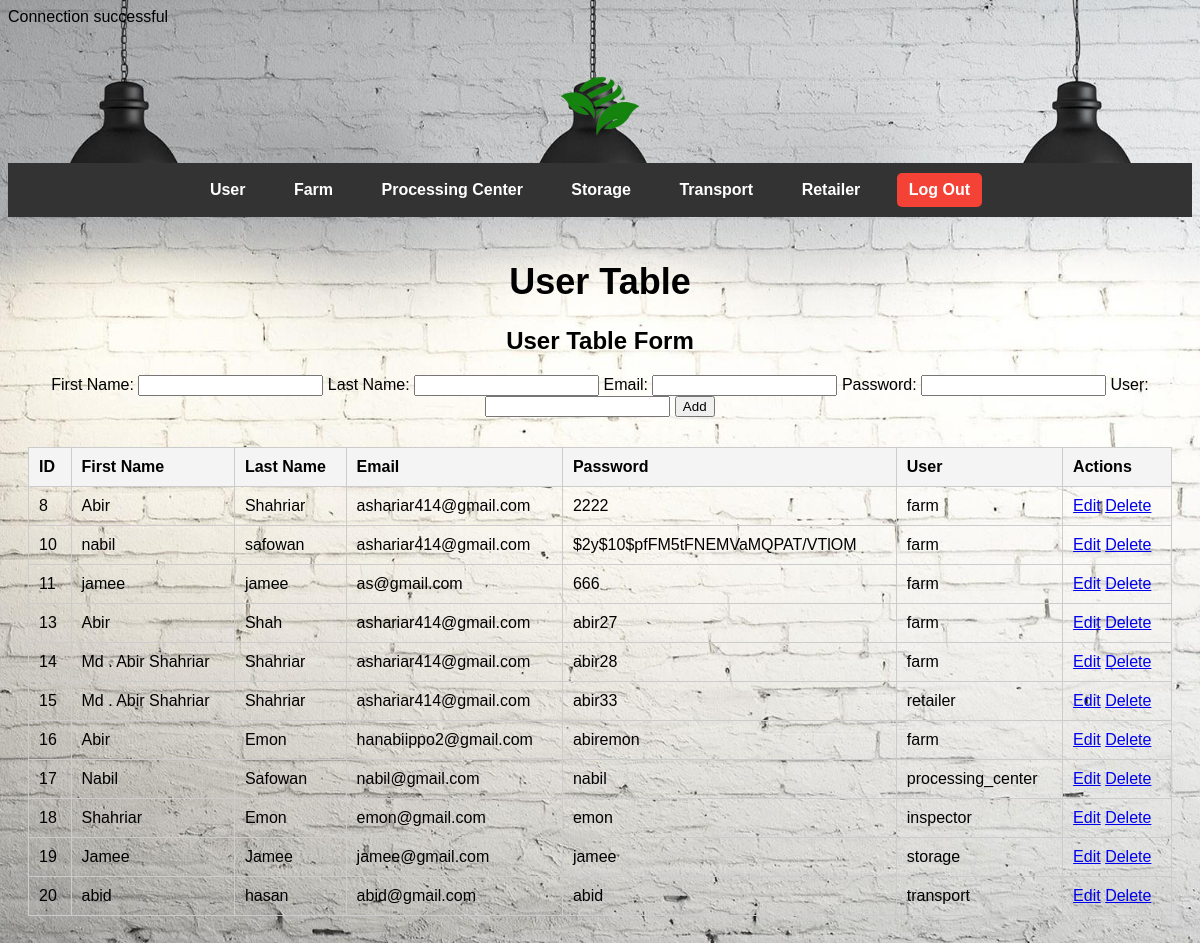
The page /admin_user.php on the database its author committed.
### tables this page shows
CREATE TABLE `tblsignup` (
  `ID` int(7) NOT NULL,
  `First Name` varchar(30) NOT NULL,
  `Last Name` varchar(30) NOT NULL,
  `Email` varchar(30) NOT NULL,
  `Password` varchar(30) NOT NULL,
  `User` varchar(30) NOT NULL
);

### admin_user.php (the view, shortened to what this page needs)
<?php
include('connect.php');
$sql = "SELECT * FROM tblsignup";
$result = $conn->query($sql);
?>
<!DOCTYPE html>
<html lang="en">
<head>
    <link rel="stylesheet" href="admin_style.css">
</head>
<body class="admin-page">
    <header>
        <img src="logo.png" alt="Logo" class="logo">
        <nav class="navbar">
            <ul>
                <li><a href="admin_user.php">User</a></li>
                <li><a href="#" class="dropdown">Farm</a>
                    </li>
                <li>
                    <a href="#" class="dropdown">Processing Center</a>
                </li>
                <li><a href="#storage">Storage</a></li>
                <li><a href="#transport">Transport</a></li>
                <li><a href="admin_retailer_order.php">Retailer</a></li>
                <li><a href="starting_page.php" class="btn-logout">Log Out</a></li>
            </ul>
        </nav>
    </header>
    <main>
        <h1>User Table</h1>
        <form method="POST" class="user-form">
            <h2>User Table Form</h2>
            <label for="first_name">First Name:</label>
            <input type="text" id="first_name" name="first_name" required>
            <label for="last_name">Last Name:</label>
            <input type="text" id="last_name" name="last_name" required>
            <label for="email">Email:</label>
            <input type="email" id="email" name="email" required>
            <label for="password">Password:</label>
            <input type="password" id="password" name="password" required>
            <label for="user">User:</label>
            <input type="text" id="user" name="user" required>
            <button type="submit" class="btn btn-primary">Add</button>
        </form>
        <?php
        if ($result->num_rows > 0) {
            echo '<table class="table table-bordered">
                    <thead>
                        <tr>
                            <th>ID</th>
                            <th>First Name</th>
                            <th>Last Name</th>
                            <th>Email</th>
                            <th>Password</th>
                            <th>User</th>
                            <th>Actions</th>
                        </tr>
                    </thead>
                    <tbody>';
            while($row = $result->fetch_assoc()) {
                echo '<tr>
                        <td>' . $row['ID'] . '</td>
                        <td>' . $row['First Name'] . '</td>
                        <td>' . $row['Last Name'] . '</td>
                        <td>' . $row['Email'] . '</td>
                        <td>' . $row['Password'] . '</td>
                        <td>' . $row['User'] . '</td>
                        <td>
                            <a href="admin_user_update.php?id=' . $row['ID'] . '" class="btn btn-warning btn-sm">Edit</a>
                            <a href="admin_user.php?delete_id=' . $row['ID'] . '" class="btn btn-danger btn-sm" onclick="return confirm(\'Are you sure you want to delete this?\')">Delete</a>
                        </td>
                    </tr>';
            }
            echo '</tbody>
                </table>';
        } else {
            echo '<p>No data available</p>';
        }
        ?>
    </main>
</body>
</html>

### admin_style.css (style rules this page uses)
body { color: black; font-family: Arial, sans-serif; background: url('admin_bg.jpg') no-repeat center center fixed; background-size: cover; }
.navbar { background-color: #333; padding: 10px; text-align: center; }
.navbar ul { list-style-type: none; margin: 0; padding: 0; }
.navbar li { display: inline-block; margin-right: 20px; position: relative; }
.navbar a { color: white; text-decoration: none; font-weight: bold; padding: 8px 12px; display: inline-block; }
header .logo { display: block; margin: 20px auto; max-width: 120px; height: auto; }
table { width: 100%; margin-top: 30px; border-collapse: collapse; }
table th, table td { padding: 10px; border: 1px solid #ccc; text-align: left; }
table th { background-color: #f4f4f4; }
main { text-align: center; padding: 20px; color: black; }
h1 { font-size: 36px; color: black; }
.btn-logout { background-color: #f44336; color: white; padding: 5px 15px; text-decoration: none; border-radius: 5px; }

### rows shown on the page
tblsignup: ID "8", First Name "Abir", Last Name "Shahriar", Email "ashariar414@gmail.com", Password "2222", User "farm"
tblsignup: ID "10", First Name "nabil", Last Name "safowan", Email "ashariar414@gmail.com", Password "$2y$10$pfFM5tFNEMVaMQPAT/VTlOM", User "farm"
tblsignup: ID "11", First Name "jamee", Last Name "jamee", Email "as@gmail.com", Password "666", User "farm"
tblsignup: ID "13", First Name "Abir", Last Name "Shah", Email "ashariar414@gmail.com", Password "abir27", User "farm"
tblsignup: ID "14", First Name "Md . Abir Shahriar", Last Name "Shahriar", Email "ashariar414@gmail.com", Password "abir28", User "farm"
tblsignup: ID "15", First Name "Md . Abir Shahriar", Last Name "Shahriar", Email "ashariar414@gmail.com", Password "abir33", User "retailer"
tblsignup: ID "16", First Name "Abir", Last Name "Emon", Email "hanabiippo2@gmail.com", Password "abiremon", User "farm"
tblsignup: ID "17", First Name "Nabil", Last Name "Safowan", Email "nabil@gmail.com", Password "nabil", User "processing_center"
tblsignup: ID "18", First Name "Shahriar", Last Name "Emon", Email "emon@gmail.com", Password "emon", User "inspector"
tblsignup: ID "19", First Name "Jamee", Last Name "Jamee", Email "jamee@gmail.com", Password "jamee", User "storage"
tblsignup: ID "20", First Name "abid", Last Name "hasan", Email "abid@gmail.com", Password "abid", User "transport"
